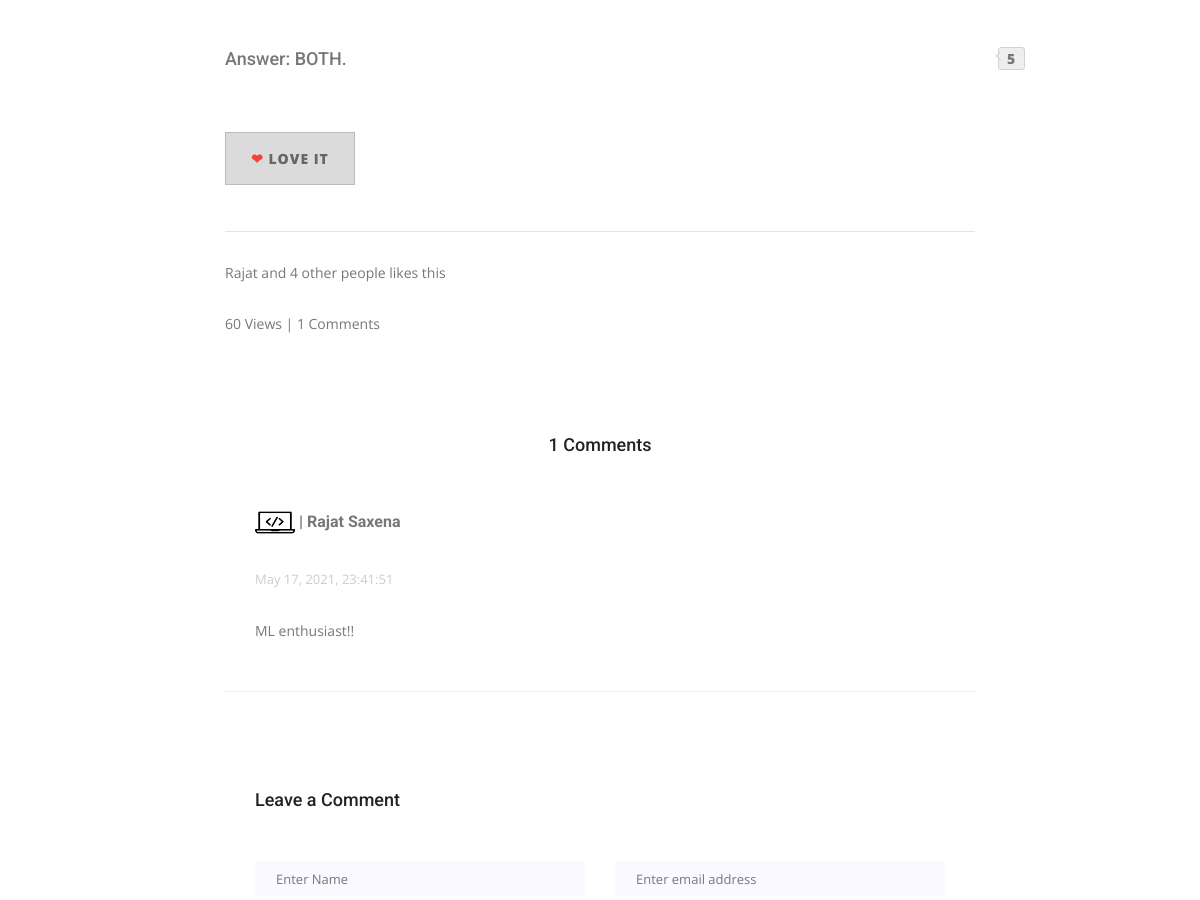
The app's page /post/Post-1 (middle part), older data.
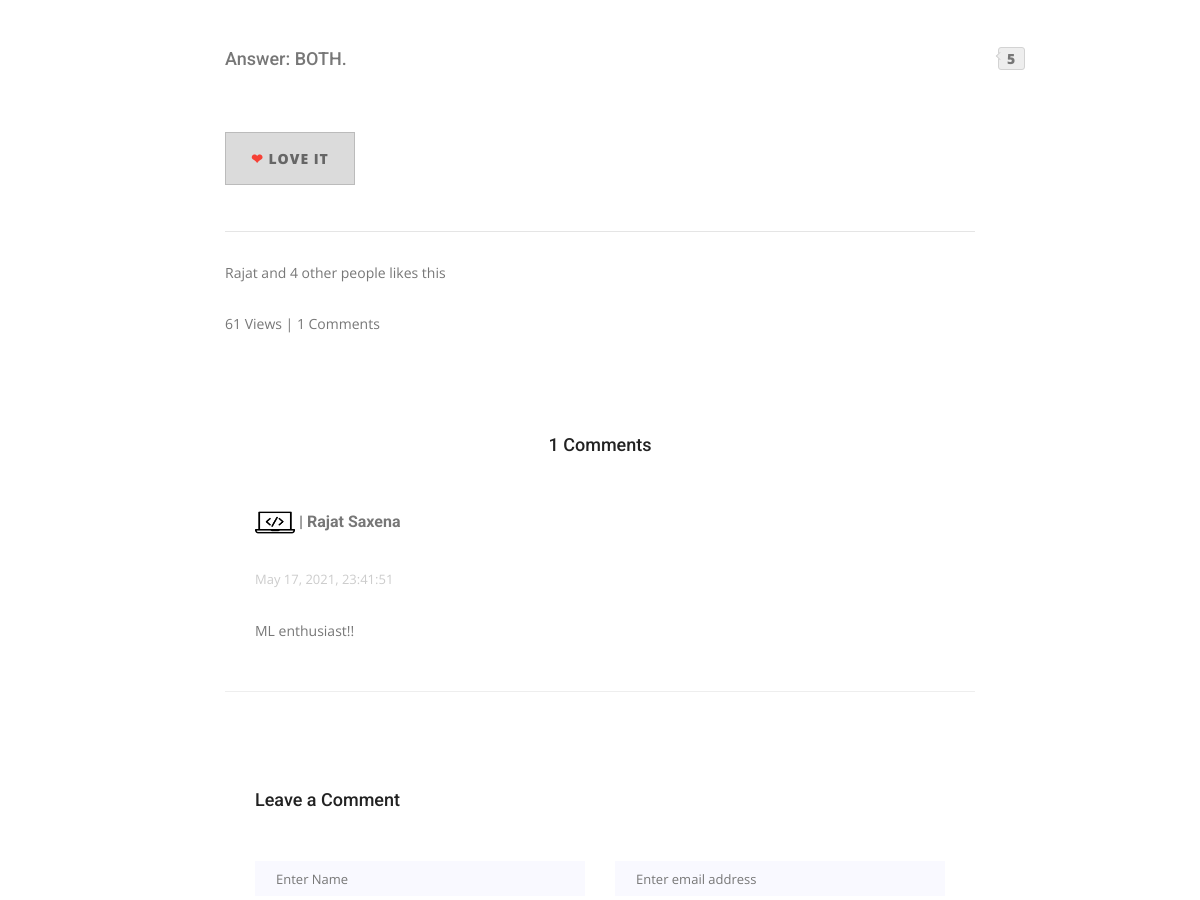
The same page, newer data.
### app.py (models this page shows)
class Posts(db.Model):
    id = db.Column(db.Integer, primary_key=True)
    title = db.Column(db.String(255), nullable=False)
    subtitle = db.Column(db.String(255), nullable=True)
    content = db.Column(db.Text, nullable=False)
    author = db.Column(db.String(255))
    date_posted = db.Column(db.DateTime)
    slug = db.Column(db.String(255))
    views = db.Column(db.Integer,default=0)
    comments = db.Column(db.Integer,default=0)

### app.py (the view, shortened to what this page needs)
@app.route("/post/<string:slug>", methods=['POST','GET'])
def post(slug):
    try:
        post = Posts.query.filter_by(slug=slug).one()
        comment = Comments.query.filter_by(post_id=post.id).all()
        post.views = post.views + 1
        db.session.commit()
        Thanks = ""
        return render_template("post.html", post=post, comment=comment, Thanks=Thanks)
    except sqlalchemy.orm.exc.NoResultFound:
        abort(404)

### templates/post.html (shortened to what this page needs)
<!DOCTYPE html>
<html lang="en">
  <head>
    <link
      href="../static/vendor/bootstrap/css/bootstrap.min.css"
      rel="stylesheet"
    />
    <link
      href="../static/vendor/fontawesome-free/css/all.min.css"
      rel="stylesheet"
      type="text/css"
    />
    <link href="../static/css/clean-blog.min.css" rel="stylesheet" />
    <link rel="stylesheet" href="{{url_for('static', filename='css/style.css')}}">
  </head>
  <body>
    <article>
      <div class="container">
        <div class="row">
          <div class="col-lg-8 col-md-10 mx-auto">
            <h4>{{post.content | safe}}</h4>
          <br>
          <p title="Love it" id="love" class="btn btn-counter" data-count="5"><span>❤</span> Love it</p>
          <hr>
                <p>Rajat and 4 other people likes this</p>
                <p class="justify-content-center ml-auto" href="#"> {{post.views }} Views  | {{post.comments}} Comments</p>
                        <div class="comments-area">
							<h4>{{post.comments}} Comments</h4>
							{% for message in comment %}
                            <div class="comment-list">
                                <div class="single-comment justify-content-between d-flex">
                                    <div class="user justify-content-between d-flex">
                                        <div class="desc">
                                            <h5><img src="../static/img/code.png" height="35px" width="40px">     |     {{message.name}}</h5>
                                            <p class="date">{{message.date_pub.strftime('%B %d, %Y, %H:%M:%S')}}</p>
                                            <p class="comment">
                                                {{message.message}}
                                            </p>
										</div>
                                    </div>
                                </div>
                            </div>
							{% endfor %}
                        </div>
                        <div class="comment-form">
                            <h4>Leave a Comment</h4>
                            <form method="POST">
                                <div class="form-group form-inline">
                                  <div class="form-group col-lg-6 col-md-6 name">
                                    <input type="text" name="name" class="form-control" id="name" placeholder="Enter Name" onfocus="this.placeholder = ''" onblur="this.placeholder = 'Enter Name'">
                                  </div>
                                  <div class="form-group col-lg-6 col-md-6 email">
                                    <input type="email" name="email" class="form-control" id="email" placeholder="Enter email address" onfocus="this.placeholder = ''" onblur="this.placeholder = 'Enter email address'">
                                  </div>
                                </div>
                            </form>
                        </div>
          </div>
        </div>
      </div>
    </article>
  </body>
</html>

Row changes from the older to the newer data that the page shows:
changed Posts "Answer: BOTH.": views "60" → "61"
